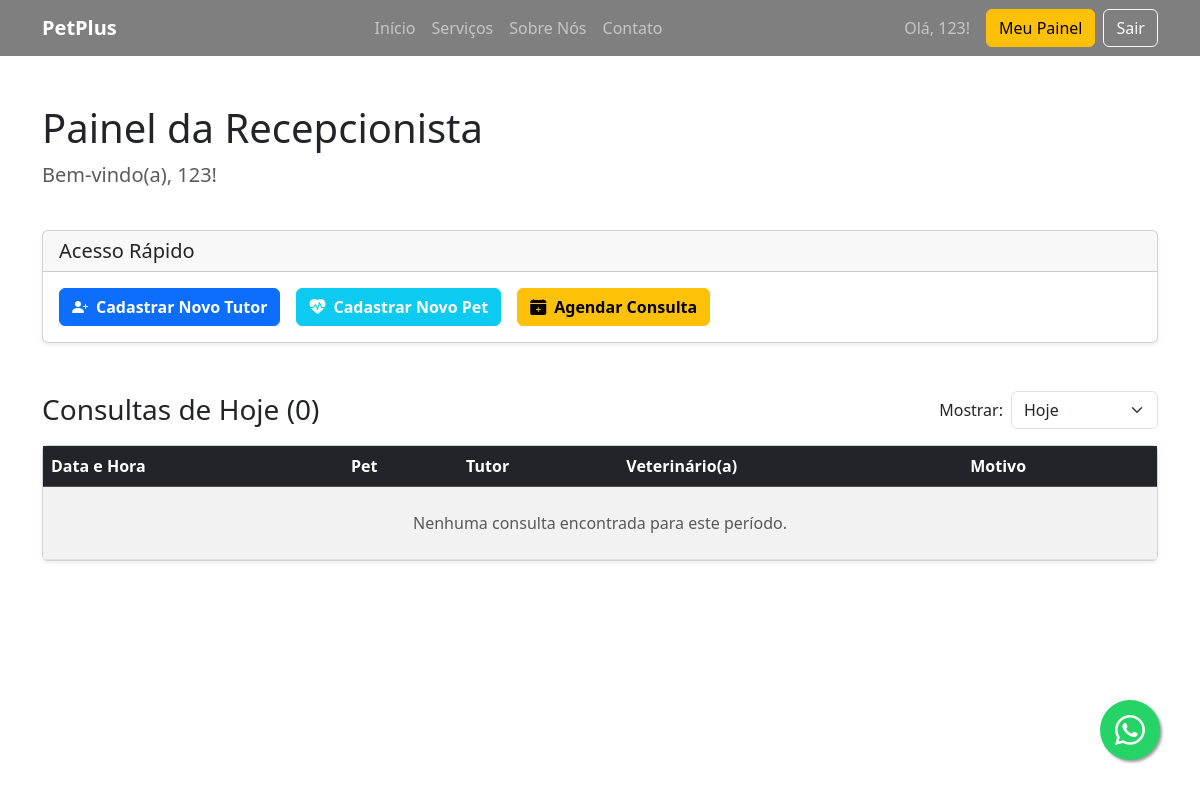
/painel/recepcionista/ (signed in), run on an earlier commit of the app's database.
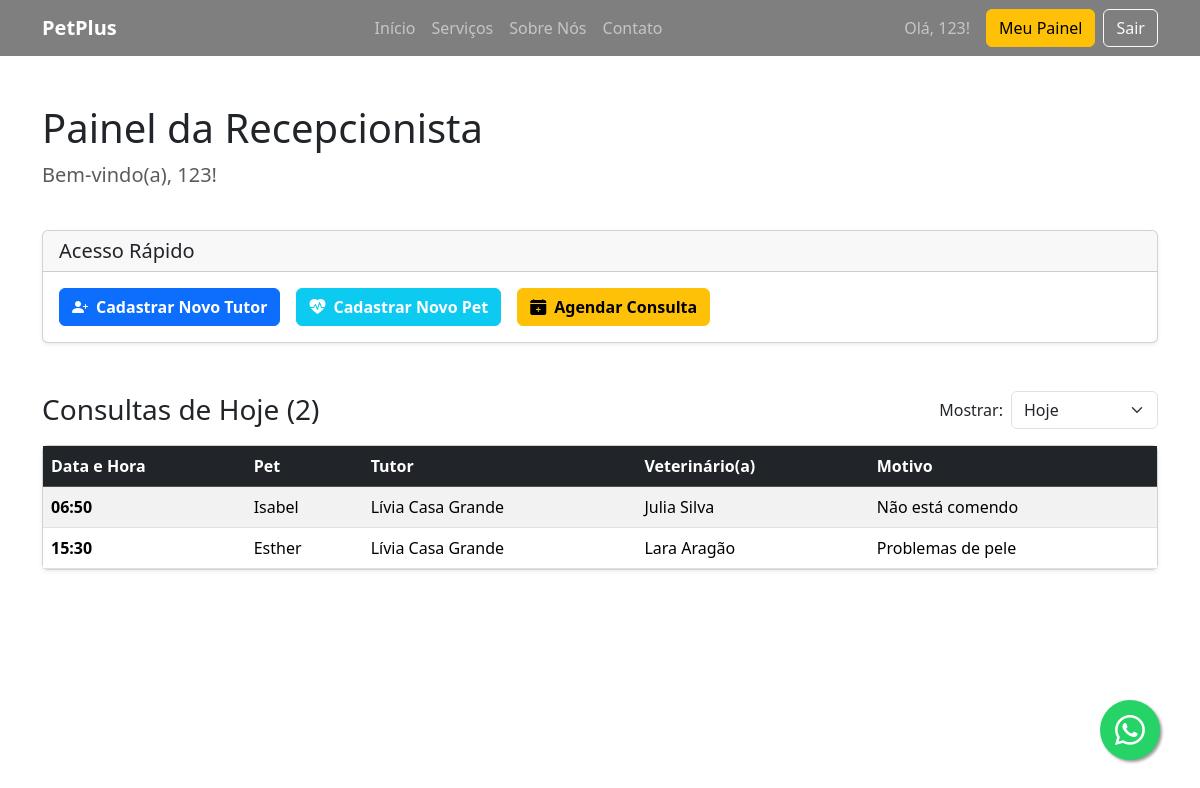
And on a later commit of the database.
### core/models.py (models this page shows, shortened)
class Usuario(AbstractUser):
    email = models.EmailField(unique=True)
    SEXO = [
        ('M', 'Masculino'),
        ('F', 'Feminino'),
        ('O', 'Outros'),
    ]
    cpf = models.CharField(max_length=11, unique=True, blank=False, null=False)
    telefone = models.CharField(max_length=15)
    data_nascimento = models.DateField(null=True, blank=True)
    sexo = models.CharField(max_length=1, choices=SEXO)
    endereco = models.TextField(blank=False, null=False)

class Consulta(models.Model):
    animal = models.ForeignKey(Animal, on_delete=models.CASCADE)
    veterinario = models.ForeignKey(
        settings.AUTH_USER_MODEL,
        on_delete=models.SET_NULL,
        null=True,
        limit_choices_to={'groups__name' : 'Veterinarios'}
    )
    data = models.DateTimeField(blank=False, null=False)
    motivo = models.TextField(blank=False, null=False)
    observacoes = models.TextField(blank=True)

class Animal(models.Model):
    ESPECIES = [
        ('C', 'Cachorro'),
        ('G', 'Gato'),
        ('O', 'Outros'),
    ]
    SEXO = [
        ('M', 'Macho'),
        ('F', 'Fêmea'),
    ]
    nome = models.CharField(max_length=100)
    dono = models.ForeignKey(Cliente, on_delete=models.CASCADE, related_name='animais', blank=False, null=False)
    especie = models.CharField(max_length=1, choices=ESPECIES)
    raca = models.CharField(max_length=100)
    data_nascimento = models.DateField(null=True, blank=True)
    peso = models.DecimalField(max_digits=5, decimal_places=2, null=True, blank=True)
    sexo = models.CharField(max_length=1, choices=SEXO)
    observacoes = models.TextField(blank=True)

class Cliente(models.Model):
    SEXO = [
        ('M', 'Masculino'),
        ('F', 'Feminino'),
        ('O', 'Outros'),
    ]
    ESTADO_CIVIL = [
        ('S', 'Solteiro(a)'),
        ('C', 'Casado(a)'),
        ('D', 'Divorciado(a)'),
        ('V', 'Viúvo(a)'),
    ]
    ATENDIMENTO = [
        ('W', 'Whatsapp'),
        ('E', 'Email'),
        ('A', 'Ambos'),
    ]
    nome = models.CharField(max_length=100)
    email = models.EmailField()
    cpf = models.CharField(max_length=11, unique=True, blank=False, null=False)
    telefone = models.CharField(max_length=15)
    data_nascimento = models.DateField(null=False, blank=False)
    sexo = models.CharField(max_length=1, choices=SEXO)
    estado_civil = models.CharField(max_length=1, choices=ESTADO_CIVIL)
    preferencia_de_atendimento = models.CharField(max_length=1, choices=ATENDIMENTO)
    endereco = models.TextField(blank=False, null=False)

### website/views.py (the view)
# urls.py: path('painel/recepcionista/', views.dashboard_recepcionista, name='dashboard_recepcionista'),
@login_required
def dashboard_recepcionista(request):
    filtro_selecionado = request.GET.get('filtro', request.session.get('filtro_agenda', 'hoje'))
    request.session['filtro_agenda'] = filtro_selecionado
    hoje = date.today()
    consultas = Consulta.objects.all() # Começa com todas as consultas
    filtro_label = "Todas as Consultas" # Título padrão
    if filtro_selecionado == 'hoje':
        consultas = consultas.filter(data__date=hoje)
        filtro_label = "Consultas de Hoje"
    elif filtro_selecionado == 'semana':
        inicio_semana = hoje - timedelta(days=hoje.weekday())
        fim_semana = inicio_semana + timedelta(days=6)
        consultas = consultas.filter(data__date__range=[inicio_semana, fim_semana])
        filtro_label = "Consultas desta Semana"
    elif filtro_selecionado == 'mes':
        consultas = consultas.filter(data__year=hoje.year, data__month=hoje.month)
        filtro_label = "Consultas deste Mês"
    elif filtro_selecionado == 'ano':
        consultas = consultas.filter(data__year=hoje.year)
        filtro_label = "Consultas deste Ano"
    consultas_filtradas = consultas.order_by('data')
    context = {
        'consultas': consultas_filtradas,
        'filtro_selecionado': filtro_selecionado,
        'filtro_label': filtro_label,
    }
    return render(request, 'website/dashboard_recepcionista.html', context)

### templates/website/dashboard_recepcionista.html (shortened to what this page needs)
{% extends 'base.html' %}
{% block content %}
<div class="container my-5">
    <div class="d-flex justify-content-between align-items-center mb-4">
        <div>
            <h1 class="display-6">Painel da Recepcionista</h1>
            <p class="lead text-muted">Bem-vindo(a), {{ user.first_name|default:user.username }}!</p>
        </div>
    </div>
    <div class="card shadow-sm mb-5">
        <div class="card-header">
            <h5 class="mb-0">Acesso Rápido</h5>
        </div>
        <div class="card-body d-flex gap-3">
            <a href="/admin/core/cliente/add/" class="btn btn-primary fw-bold"><i class="bi bi-person-plus-fill me-2"></i>Cadastrar Novo Tutor</a>
            <a href="/admin/core/animal/add/" class="btn btn-info fw-bold text-white"><i class="bi bi-heart-pulse-fill me-2"></i>Cadastrar Novo Pet</a>
            <a href="/admin/core/consulta/add/" class="btn btn-warning fw-bold"><i class="bi bi-calendar-plus-fill me-2"></i>Agendar Consulta</a>
        </div>
    </div>
    <div class="d-flex justify-content-between align-items-center mb-3">
        <h3 class="mb-0">{{ filtro_label }} ({{ consultas.count }})</h3>
        <form method="get" class="d-flex align-items-center gap-2">
            <label for="filtro" class="form-label mb-0">Mostrar:</label>
            <select name="filtro" id="filtro" class="form-select" style="width: auto;" onchange="this.form.submit()">
                <option value="hoje" {% if filtro_selecionado == 'hoje' %}selected{% endif %}>Hoje</option>
            </select>
        </form>
    </div>
    <div class="card shadow-sm">
        <div class="table-responsive">
            <table class="table table-striped table-hover mb-0">
                <thead class="table-dark">
                    <tr>
                        <th scope="col">Data e Hora</th>
                        <th scope="col">Pet</th>
                        <th scope="col">Tutor</th>
                        <th scope="col">Veterinário(a)</th>
                        <th scope="col">Motivo</th>
                    </tr>
                </thead>
                <tbody>
                    {% for consulta in consultas %}
                    <tr>
                        {% if filtro_selecionado != 'hoje' %}
                            <th scope="row">{{ consulta.data|date:"d/m/Y H:i" }}</th>
                        {% else %}
                             <th scope="row">{{ consulta.data|time:"H:i" }}</th>
                        {% endif %}
                        <td>{{ consulta.animal.nome }}</td>
                        <td>{{ consulta.animal.dono.nome }}</td>
                        <td>{{ consulta.veterinario.get_full_name|default:consulta.veterinario.username }}</td>
                        <td>{{ consulta.motivo }}</td>
                    </tr>
                    {% empty %}
                    <tr>
                        <td colspan="5" class="text-center text-muted py-4">
                            Nenhuma consulta encontrada para este período.
                        </td>
                    </tr>
                    {% endfor %}
                </tbody>
            </table>
        </div>
    </div>
</div>
{% endblock %}

### templates/base.html (shortened to what this page needs)
{% load static %}
<!doctype html>
<html lang="pt-br">
<head>
    <link href="https://cdn.jsdelivr.net/npm/bootstrap@5.3.7/dist/css/bootstrap.min.css" rel="stylesheet">
    <link rel="stylesheet" href="https://cdn.jsdelivr.net/npm/bootstrap-icons@1.11.3/font/bootstrap-icons.min.css">
    <link rel="stylesheet" href="{% static 'css/website.css' %}">
</head>
<body>
    <nav class="navbar navbar-expand-lg navbar-dark fixed-top">
        <div class="container">
            <a class="navbar-brand fw-bold" href="{% url 'home' %}">PetPlus</a>
            <div class="collapse navbar-collapse" id="navbarNav">
                <ul class="navbar-nav mx-auto">
                    <li class="nav-item"><a class="nav-link" href="#">Início</a></li>
                    <li class="nav-item"><a class="nav-link" href="#">Serviços</a></li>
                    <li class="nav-item"><a class="nav-link" href="#">Sobre Nós</a></li>
                    <li class="nav-item"><a class="nav-link" href="#">Contato</a></li>
                </ul>
                <div class="d-flex align-items-center">
                    {% if user.is_authenticated %}
                        <span class="navbar-text me-3">
                            Olá, {{ user.first_name|default:user.username }}!
                        </span>
                        <a href="{% url 'redirect_apos_login' %}" class="btn btn-warning me-2">Meu Painel</a>
                        <form action="{% url 'logout' %}" method="post" class="d-inline">
                            <button type="submit" class="btn btn-outline-light">Sair</button>
                        </form>
                    {% else %}
                        <a href="{% url 'login' %}" class="btn btn-outline-light">Login</a>
                    {% endif %}
                </div>
            </div>
        </div>
    </nav>
    <a href="https://api.whatsapp.com/send?phone=SEUNUMERO&text=Olá! Gostaria de mais informações." class="whatsapp-float" target="_blank">
        <i class="bi bi-whatsapp"></i>
    </a>
	<div class="container-fluid p-0">
        {% block content %}
        {% endblock %}
    </div>
</body>
</html>

### static/css/website.css (style rules this page uses)
body { padding-top: 56px; }
.navbar { background-color: rgba(0, 0, 0, 0.5) !important; backdrop-filter: blur(10px); -webkit-backdrop-filter: blur(10px); }
.whatsapp-float { position: fixed; width: 60px; height: 60px; bottom: 40px; right: 40px; background-color: #25d366; color: #FFF; border-radius: 50px; text-align: center; font-size: 30px; box-shadow: 2px 2px 3px #999; z-index: 100; display: flex; align-items: center; justify-content: center; transition: transform 0.2s ease-in-out; }

What changed in the data, as far as the page shows it:
added Consulta: data "06:50", animal.nome "Isabel", animal.dono.nome "Lívia Casa Grande", veterinario.get_full_name "Julia Silva", motivo "Não está comendo"
added Consulta: data "15:30", animal.nome "Esther", animal.dono.nome "Lívia Casa Grande", veterinario.get_full_name "Lara Aragão", motivo "Problemas de pele"
Also different on the page:
{{ consultas.count }}: "0" → "2"
text no longer shown: "Nenhuma consulta encontrada para este período."
